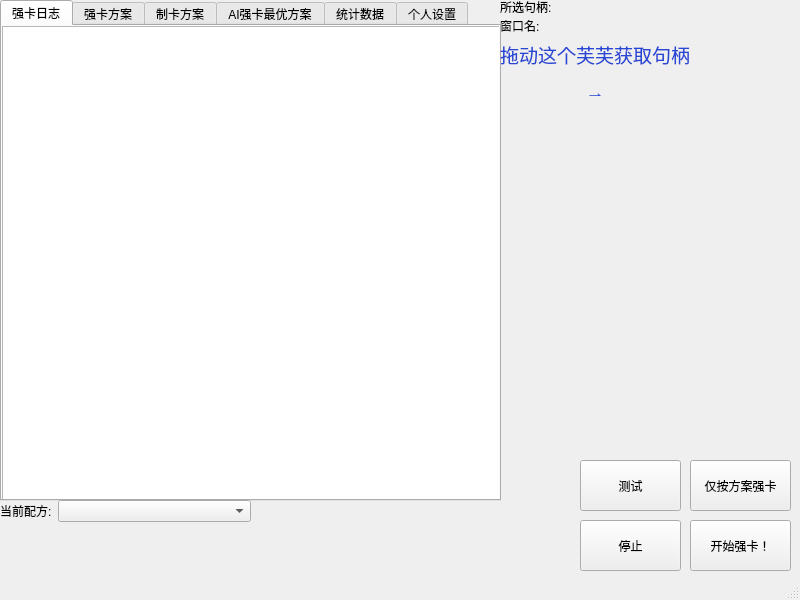
<?xml version="1.0" encoding="UTF-8"?>
<ui version="4.0">
 <class>MainWindow</class>
 <widget class="QMainWindow" name="MainWindow">
  <property name="geometry">
   <rect>
    <x>0</x>
    <y>0</y>
    <width>800</width>
    <height>600</height>
   </rect>
  </property>
  <property name="cursor">
   <cursorShape>ArrowCursor</cursorShape>
  </property>
  <property name="windowTitle">
   <string notr="true">天知强卡器</string>
  </property>
  <property name="tabShape">
   <enum>QTabWidget::Rounded</enum>
  </property>
  <widget class="QWidget" name="centralwidget">
   <widget class="QTabWidget" name="tabWidget">
    <property name="geometry">
     <rect>
      <x>0</x>
      <y>0</y>
      <width>501</width>
      <height>501</height>
     </rect>
    </property>
    <property name="currentIndex">
     <number>0</number>
    </property>
    <widget class="QWidget" name="tab_1">
     <property name="accessibleName">
      <string/>
     </property>
     <attribute name="title">
      <string>强卡日志</string>
     </attribute>
     <widget class="QTextBrowser" name="output_log">
      <property name="geometry">
       <rect>
        <x>0</x>
        <y>0</y>
        <width>501</width>
        <height>481</height>
       </rect>
      </property>
      <property name="html">
       <string>&lt;!DOCTYPE HTML PUBLIC &quot;-//W3C//DTD HTML 4.0//EN&quot; &quot;http://www.w3.org/TR/REC-html40/strict.dtd&quot;&gt;
&lt;html&gt;&lt;head&gt;&lt;meta name=&quot;qrichtext&quot; content=&quot;1&quot; /&gt;&lt;style type=&quot;text/css&quot;&gt;
p, li { white-space: pre-wrap; }
&lt;/style&gt;&lt;/head&gt;&lt;body style=&quot; font-family:'SimSun'; font-size:9pt; font-weight:400; font-style:normal;&quot;&gt;
&lt;p style=&quot;-qt-paragraph-type:empty; margin-top:0px; margin-bottom:0px; margin-left:0px; margin-right:0px; -qt-block-indent:0; text-indent:0px;&quot;&gt;&lt;br /&gt;&lt;/p&gt;&lt;/body&gt;&lt;/html&gt;</string>
      </property>
     </widget>
    </widget>
    <widget class="QWidget" name="tab_2">
     <attribute name="title">
      <string>强卡方案</string>
     </attribute>
     <widget class="QWidget" name="layoutWidget">
      <property name="geometry">
       <rect>
        <x>140</x>
        <y>40</y>
        <width>71</width>
        <height>412</height>
       </rect>
      </property>
      <layout class="QVBoxLayout" name="verticalLayout_3">
       <item>
        <widget class="QComboBox" name="subcard2_0"/>
       </item>
       <item>
        <widget class="QComboBox" name="subcard2_1"/>
       </item>
       <item>
        <widget class="QComboBox" name="subcard2_2"/>
       </item>
       <item>
        <widget class="QComboBox" name="subcard2_3"/>
       </item>
       <item>
        <widget class="QComboBox" name="subcard2_4"/>
       </item>
       <item>
        <widget class="QComboBox" name="subcard2_5"/>
       </item>
       <item>
        <widget class="QComboBox" name="subcard2_6"/>
       </item>
       <item>
        <widget class="QComboBox" name="subcard2_7"/>
       </item>
       <item>
        <widget class="QComboBox" name="subcard2_8"/>
       </item>
       <item>
        <widget class="QComboBox" name="subcard2_9"/>
       </item>
       <item>
        <widget class="QComboBox" name="subcard2_10"/>
       </item>
       <item>
        <widget class="QComboBox" name="subcard2_11"/>
       </item>
       <item>
        <widget class="QComboBox" name="subcard2_12"/>
       </item>
       <item>
        <widget class="QComboBox" name="subcard2_13"/>
       </item>
       <item>
        <widget class="QComboBox" name="subcard2_14"/>
       </item>
       <item>
        <widget class="QComboBox" name="subcard2_15"/>
       </item>
      </layout>
     </widget>
     <widget class="QWidget" name="layoutWidget_2">
      <property name="geometry">
       <rect>
        <x>210</x>
        <y>40</y>
        <width>71</width>
        <height>412</height>
       </rect>
      </property>
      <layout class="QVBoxLayout" name="verticalLayout_4">
       <item>
        <widget class="QComboBox" name="subcard3_0"/>
       </item>
       <item>
        <widget class="QComboBox" name="subcard3_1"/>
       </item>
       <item>
        <widget class="QComboBox" name="subcard3_2"/>
       </item>
       <item>
        <widget class="QComboBox" name="subcard3_3"/>
       </item>
       <item>
        <widget class="QComboBox" name="subcard3_4"/>
       </item>
       <item>
        <widget class="QComboBox" name="subcard3_5"/>
       </item>
       <item>
        <widget class="QComboBox" name="subcard3_6"/>
       </item>
       <item>
        <widget class="QComboBox" name="subcard3_7"/>
       </item>
       <item>
        <widget class="QComboBox" name="subcard3_8"/>
       </item>
       <item>
        <widget class="QComboBox" name="subcard3_9"/>
       </item>
       <item>
        <widget class="QComboBox" name="subcard3_10"/>
       </item>
       <item>
        <widget class="QComboBox" name="subcard3_11"/>
       </item>
       <item>
        <widget class="QComboBox" name="subcard3_12"/>
       </item>
       <item>
        <widget class="QComboBox" name="subcard3_13"/>
       </item>
       <item>
        <widget class="QComboBox" name="subcard3_14"/>
       </item>
       <item>
        <widget class="QComboBox" name="subcard3_15"/>
       </item>
      </layout>
     </widget>
     <widget class="QWidget" name="layoutWidget_3">
      <property name="geometry">
       <rect>
        <x>300</x>
        <y>40</y>
        <width>71</width>
        <height>412</height>
       </rect>
      </property>
      <layout class="QVBoxLayout" name="verticalLayout_5">
       <item>
        <widget class="QComboBox" name="clover0"/>
       </item>
       <item>
        <widget class="QComboBox" name="clover1"/>
       </item>
       <item>
        <widget class="QComboBox" name="clover2"/>
       </item>
       <item>
        <widget class="QComboBox" name="clover3"/>
       </item>
       <item>
        <widget class="QComboBox" name="clover4"/>
       </item>
       <item>
        <widget class="QComboBox" name="clover5"/>
       </item>
       <item>
        <widget class="QComboBox" name="clover6"/>
       </item>
       <item>
        <widget class="QComboBox" name="clover7"/>
       </item>
       <item>
        <widget class="QComboBox" name="clover8"/>
       </item>
       <item>
        <widget class="QComboBox" name="clover9"/>
       </item>
       <item>
        <widget class="QComboBox" name="clover10"/>
       </item>
       <item>
        <widget class="QComboBox" name="clover11"/>
       </item>
       <item>
        <widget class="QComboBox" name="clover12"/>
       </item>
       <item>
        <widget class="QComboBox" name="clover13"/>
       </item>
       <item>
        <widget class="QComboBox" name="clover14"/>
       </item>
       <item>
        <widget class="QComboBox" name="clover15"/>
       </item>
      </layout>
     </widget>
     <widget class="QComboBox" name="comboBox_65">
      <property name="geometry">
       <rect>
        <x>390</x>
        <y>40</y>
        <width>69</width>
        <height>22</height>
       </rect>
      </property>
     </widget>
     <widget class="QLabel" name="label_27">
      <property name="geometry">
       <rect>
        <x>390</x>
        <y>70</y>
        <width>54</width>
        <height>12</height>
       </rect>
      </property>
      <property name="text">
       <string>伙伴介绍：</string>
      </property>
     </widget>
     <widget class="QWidget" name="layoutWidget">
      <property name="geometry">
       <rect>
        <x>10</x>
        <y>40</y>
        <width>56</width>
        <height>411</height>
       </rect>
      </property>
      <layout class="QVBoxLayout" name="verticalLayout">
       <item>
        <widget class="QLabel" name="label_11">
         <property name="minimumSize">
          <size>
           <width>54</width>
           <height>0</height>
          </size>
         </property>
         <property name="text">
          <string>&lt;html&gt;&lt;head/&gt;&lt;body&gt;&lt;p align=&quot;center&quot;&gt;0-1&lt;/p&gt;&lt;/body&gt;&lt;/html&gt;</string>
         </property>
        </widget>
       </item>
       <item>
        <widget class="QLabel" name="label_12">
         <property name="minimumSize">
          <size>
           <width>54</width>
           <height>0</height>
          </size>
         </property>
         <property name="text">
          <string>&lt;html&gt;&lt;head/&gt;&lt;body&gt;&lt;p align=&quot;center&quot;&gt;1-2&lt;/p&gt;&lt;/body&gt;&lt;/html&gt;</string>
         </property>
        </widget>
       </item>
       <item>
        <widget class="QLabel" name="label_13">
         <property name="minimumSize">
          <size>
           <width>54</width>
           <height>0</height>
          </size>
         </property>
         <property name="text">
          <string>&lt;html&gt;&lt;head/&gt;&lt;body&gt;&lt;p align=&quot;center&quot;&gt;2-3&lt;/p&gt;&lt;/body&gt;&lt;/html&gt;</string>
         </property>
        </widget>
       </item>
       <item>
        <widget class="QLabel" name="label_14">
         <property name="minimumSize">
          <size>
           <width>54</width>
           <height>0</height>
          </size>
         </property>
         <property name="text">
          <string>&lt;html&gt;&lt;head/&gt;&lt;body&gt;&lt;p align=&quot;center&quot;&gt;3-4&lt;/p&gt;&lt;/body&gt;&lt;/html&gt;</string>
         </property>
        </widget>
       </item>
       <item>
        <widget class="QLabel" name="label_15">
         <property name="minimumSize">
          <size>
           <width>54</width>
           <height>0</height>
          </size>
         </property>
         <property name="text">
          <string>&lt;html&gt;&lt;head/&gt;&lt;body&gt;&lt;p align=&quot;center&quot;&gt;4-5&lt;/p&gt;&lt;/body&gt;&lt;/html&gt;</string>
         </property>
        </widget>
       </item>
       <item>
        <widget class="QLabel" name="label_16">
         <property name="minimumSize">
          <size>
           <width>54</width>
           <height>0</height>
          </size>
         </property>
         <property name="text">
          <string>&lt;html&gt;&lt;head/&gt;&lt;body&gt;&lt;p align=&quot;center&quot;&gt;5-6&lt;/p&gt;&lt;/body&gt;&lt;/html&gt;</string>
         </property>
        </widget>
       </item>
       <item>
        <widget class="QLabel" name="label_17">
         <property name="minimumSize">
          <size>
           <width>54</width>
           <height>0</height>
          </size>
         </property>
         <property name="text">
          <string>&lt;html&gt;&lt;head/&gt;&lt;body&gt;&lt;p align=&quot;center&quot;&gt;6-7&lt;/p&gt;&lt;/body&gt;&lt;/html&gt;</string>
         </property>
        </widget>
       </item>
       <item>
        <widget class="QLabel" name="label_18">
         <property name="minimumSize">
          <size>
           <width>54</width>
           <height>0</height>
          </size>
         </property>
         <property name="text">
          <string>&lt;html&gt;&lt;head/&gt;&lt;body&gt;&lt;p align=&quot;center&quot;&gt;7-8&lt;/p&gt;&lt;/body&gt;&lt;/html&gt;</string>
         </property>
        </widget>
       </item>
       <item>
        <widget class="QLabel" name="label_19">
         <property name="minimumSize">
          <size>
           <width>54</width>
           <height>0</height>
          </size>
         </property>
         <property name="text">
          <string>&lt;html&gt;&lt;head/&gt;&lt;body&gt;&lt;p align=&quot;center&quot;&gt;8-9&lt;/p&gt;&lt;/body&gt;&lt;/html&gt;</string>
         </property>
        </widget>
       </item>
       <item>
        <widget class="QLabel" name="label_20">
         <property name="minimumSize">
          <size>
           <width>54</width>
           <height>0</height>
          </size>
         </property>
         <property name="text">
          <string>&lt;html&gt;&lt;head/&gt;&lt;body&gt;&lt;p align=&quot;center&quot;&gt;9-10&lt;/p&gt;&lt;/body&gt;&lt;/html&gt;</string>
         </property>
        </widget>
       </item>
       <item>
        <widget class="QLabel" name="label_21">
         <property name="text">
          <string>&lt;html&gt;&lt;head/&gt;&lt;body&gt;&lt;p align=&quot;center&quot;&gt;10-11&lt;/p&gt;&lt;/body&gt;&lt;/html&gt;</string>
         </property>
        </widget>
       </item>
       <item>
        <widget class="QLabel" name="label_22">
         <property name="text">
          <string>&lt;html&gt;&lt;head/&gt;&lt;body&gt;&lt;p align=&quot;center&quot;&gt;11-12&lt;/p&gt;&lt;/body&gt;&lt;/html&gt;</string>
         </property>
        </widget>
       </item>
       <item>
        <widget class="QLabel" name="label_26">
         <property name="text">
          <string>&lt;html&gt;&lt;head/&gt;&lt;body&gt;&lt;p align=&quot;center&quot;&gt;12-13&lt;/p&gt;&lt;/body&gt;&lt;/html&gt;</string>
         </property>
        </widget>
       </item>
       <item>
        <widget class="QLabel" name="label_23">
         <property name="text">
          <string>&lt;html&gt;&lt;head/&gt;&lt;body&gt;&lt;p align=&quot;center&quot;&gt;13-14&lt;/p&gt;&lt;/body&gt;&lt;/html&gt;</string>
         </property>
        </widget>
       </item>
       <item>
        <widget class="QLabel" name="label_24">
         <property name="text">
          <string>&lt;html&gt;&lt;head/&gt;&lt;body&gt;&lt;p align=&quot;center&quot;&gt;14-15&lt;/p&gt;&lt;/body&gt;&lt;/html&gt;</string>
         </property>
        </widget>
       </item>
       <item>
        <widget class="QLabel" name="label_25">
         <property name="text">
          <string>&lt;html&gt;&lt;head/&gt;&lt;body&gt;&lt;p align=&quot;center&quot;&gt;15-16&lt;/p&gt;&lt;/body&gt;&lt;/html&gt;</string>
         </property>
        </widget>
       </item>
      </layout>
     </widget>
     <widget class="QWidget" name="layoutWidget">
      <property name="geometry">
       <rect>
        <x>10</x>
        <y>0</y>
        <width>481</width>
        <height>33</height>
       </rect>
      </property>
      <layout class="QHBoxLayout" name="horizontalLayout">
       <item>
        <widget class="QLabel" name="label">
         <property name="text">
          <string>强化类型</string>
         </property>
        </widget>
       </item>
       <item>
        <widget class="QLabel" name="label_6">
         <property name="minimumSize">
          <size>
           <width>69</width>
           <height>31</height>
          </size>
         </property>
         <property name="text">
          <string>副卡1</string>
         </property>
        </widget>
       </item>
       <item>
        <widget class="QLabel" name="label_7">
         <property name="minimumSize">
          <size>
           <width>70</width>
           <height>0</height>
          </size>
         </property>
         <property name="text">
          <string>副卡2</string>
         </property>
        </widget>
       </item>
       <item>
        <widget class="QLabel" name="label_8">
         <property name="minimumSize">
          <size>
           <width>69</width>
           <height>0</height>
          </size>
         </property>
         <property name="text">
          <string>副卡3</string>
         </property>
        </widget>
       </item>
       <item>
        <widget class="QLabel" name="label_9">
         <property name="minimumSize">
          <size>
           <width>69</width>
           <height>0</height>
          </size>
         </property>
         <property name="text">
          <string>四叶草</string>
         </property>
        </widget>
       </item>
       <item>
        <widget class="QLabel" name="label_10">
         <property name="minimumSize">
          <size>
           <width>108</width>
           <height>0</height>
          </size>
         </property>
         <property name="text">
          <string>选择你的强化伙伴！</string>
         </property>
        </widget>
       </item>
      </layout>
     </widget>
     <widget class="QWidget" name="layoutWidget">
      <property name="geometry">
       <rect>
        <x>70</x>
        <y>40</y>
        <width>71</width>
        <height>412</height>
       </rect>
      </property>
      <layout class="QVBoxLayout" name="verticalLayout_2">
       <item>
        <widget class="QComboBox" name="subcard1_0"/>
       </item>
       <item>
        <widget class="QComboBox" name="subcard1_1"/>
       </item>
       <item>
        <widget class="QComboBox" name="subcard1_2"/>
       </item>
       <item>
        <widget class="QComboBox" name="subcard1_3"/>
       </item>
       <item>
        <widget class="QComboBox" name="subcard1_4"/>
       </item>
       <item>
        <widget class="QComboBox" name="subcard1_5"/>
       </item>
       <item>
        <widget class="QComboBox" name="subcard1_6"/>
       </item>
       <item>
        <widget class="QComboBox" name="subcard1_7"/>
       </item>
       <item>
        <widget class="QComboBox" name="subcard1_8"/>
       </item>
       <item>
        <widget class="QComboBox" name="subcard1_9"/>
       </item>
       <item>
        <widget class="QComboBox" name="subcard1_10"/>
       </item>
       <item>
        <widget class="QComboBox" name="subcard1_11"/>
       </item>
       <item>
        <widget class="QComboBox" name="subcard1_12"/>
       </item>
       <item>
        <widget class="QComboBox" name="subcard1_13"/>
       </item>
       <item>
        <widget class="QComboBox" name="subcard1_14"/>
       </item>
       <item>
        <widget class="QComboBox" name="subcard1_15"/>
       </item>
      </layout>
     </widget>
    </widget>
    <widget class="QWidget" name="tab_5">
     <attribute name="title">
      <string>制卡方案</string>
     </attribute>
     <widget class="QLabel" name="label_28">
      <property name="geometry">
       <rect>
        <x>10</x>
        <y>0</y>
        <width>481</width>
        <height>61</height>
       </rect>
      </property>
      <property name="text">
       <string>&lt;html&gt;&lt;head/&gt;&lt;body&gt;&lt;p align=&quot;center&quot;&gt;&lt;span style=&quot; font-size:14pt; color:#0000ff;&quot;&gt;此为每次制卡时，制作的卡片次数&lt;/span&gt;&lt;/p&gt;&lt;p align=&quot;center&quot;&gt;&lt;span style=&quot; font-size:14pt; color:#0000ff;&quot;&gt;请注意自己的香料剩余&lt;/span&gt;&lt;/p&gt;&lt;/body&gt;&lt;/html&gt;</string>
      </property>
     </widget>
     <widget class="QLabel" name="label_39">
      <property name="geometry">
       <rect>
        <x>320</x>
        <y>80</y>
        <width>54</width>
        <height>81</height>
       </rect>
      </property>
      <property name="text">
       <string>香料使用上限占位</string>
      </property>
      <property name="wordWrap">
       <bool>true</bool>
      </property>
     </widget>
     <widget class="QWidget" name="layoutWidget">
      <property name="geometry">
       <rect>
        <x>160</x>
        <y>60</y>
        <width>111</width>
        <height>231</height>
       </rect>
      </property>
      <layout class="QFormLayout" name="formLayout_3">
       <item row="0" column="0">
        <widget class="QLabel" name="label_38">
         <property name="text">
          <string>&lt;html&gt;&lt;head/&gt;&lt;body&gt;&lt;p align=&quot;center&quot;&gt;不放香料&lt;/p&gt;&lt;/body&gt;&lt;/html&gt;</string>
         </property>
        </widget>
       </item>
       <item row="0" column="1">
        <widget class="QSpinBox" name="spice0">
         <property name="suffix">
          <string>次</string>
         </property>
         <property name="minimum">
          <number>0</number>
         </property>
         <property name="maximum">
          <number>28</number>
         </property>
         <property name="value">
          <number>0</number>
         </property>
        </widget>
       </item>
       <item row="1" column="0">
        <widget class="QLabel" name="label_29">
         <property name="text">
          <string>&lt;html&gt;&lt;head/&gt;&lt;body&gt;&lt;p align=&quot;center&quot;&gt;天然香料&lt;/p&gt;&lt;/body&gt;&lt;/html&gt;</string>
         </property>
        </widget>
       </item>
       <item row="1" column="1">
        <widget class="QSpinBox" name="spice1">
         <property name="suffix">
          <string>次</string>
         </property>
         <property name="minimum">
          <number>0</number>
         </property>
         <property name="maximum">
          <number>28</number>
         </property>
         <property name="value">
          <number>0</number>
         </property>
        </widget>
       </item>
       <item row="2" column="0">
        <widget class="QLabel" name="label_30">
         <property name="text">
          <string>&lt;html&gt;&lt;head/&gt;&lt;body&gt;&lt;p align=&quot;center&quot;&gt;上等香料&lt;/p&gt;&lt;/body&gt;&lt;/html&gt;</string>
         </property>
        </widget>
       </item>
       <item row="2" column="1">
        <widget class="QSpinBox" name="spice2">
         <property name="suffix">
          <string>次</string>
         </property>
         <property name="minimum">
          <number>0</number>
         </property>
         <property name="maximum">
          <number>28</number>
         </property>
         <property name="value">
          <number>0</number>
         </property>
        </widget>
       </item>
       <item row="3" column="0">
        <widget class="QLabel" name="label_31">
         <property name="text">
          <string>&lt;html&gt;&lt;head/&gt;&lt;body&gt;&lt;p align=&quot;center&quot;&gt;秘制香料&lt;/p&gt;&lt;/body&gt;&lt;/html&gt;</string>
         </property>
        </widget>
       </item>
       <item row="3" column="1">
        <widget class="QSpinBox" name="spice3">
         <property name="suffix">
          <string>次</string>
         </property>
         <property name="minimum">
          <number>0</number>
         </property>
         <property name="maximum">
          <number>28</number>
         </property>
         <property name="value">
          <number>0</number>
         </property>
        </widget>
       </item>
       <item row="4" column="0">
        <widget class="QLabel" name="label_32">
         <property name="text">
          <string>&lt;html&gt;&lt;head/&gt;&lt;body&gt;&lt;p align=&quot;center&quot;&gt;极品香料&lt;/p&gt;&lt;/body&gt;&lt;/html&gt;</string>
         </property>
        </widget>
       </item>
       <item row="4" column="1">
        <widget class="QSpinBox" name="spice4">
         <property name="suffix">
          <string>次</string>
         </property>
         <property name="minimum">
          <number>0</number>
         </property>
         <property name="maximum">
          <number>28</number>
         </property>
         <property name="value">
          <number>0</number>
         </property>
        </widget>
       </item>
       <item row="5" column="0">
        <widget class="QLabel" name="label_33">
         <property name="text">
          <string>&lt;html&gt;&lt;head/&gt;&lt;body&gt;&lt;p align=&quot;center&quot;&gt;皇室香料&lt;/p&gt;&lt;/body&gt;&lt;/html&gt;</string>
         </property>
        </widget>
       </item>
       <item row="5" column="1">
        <widget class="QSpinBox" name="spice5">
         <property name="suffix">
          <string>次</string>
         </property>
         <property name="minimum">
          <number>0</number>
         </property>
         <property name="maximum">
          <number>28</number>
         </property>
         <property name="value">
          <number>0</number>
         </property>
        </widget>
       </item>
       <item row="6" column="0">
        <widget class="QLabel" name="label_34">
         <property name="text">
          <string>&lt;html&gt;&lt;head/&gt;&lt;body&gt;&lt;p align=&quot;center&quot;&gt;魔幻香料&lt;/p&gt;&lt;/body&gt;&lt;/html&gt;</string>
         </property>
        </widget>
       </item>
       <item row="6" column="1">
        <widget class="QSpinBox" name="spice6">
         <property name="suffix">
          <string>次</string>
         </property>
         <property name="minimum">
          <number>0</number>
         </property>
         <property name="maximum">
          <number>28</number>
         </property>
         <property name="value">
          <number>0</number>
         </property>
        </widget>
       </item>
       <item row="7" column="0">
        <widget class="QLabel" name="label_35">
         <property name="text">
          <string>&lt;html&gt;&lt;head/&gt;&lt;body&gt;&lt;p align=&quot;center&quot;&gt;精灵香料&lt;/p&gt;&lt;/body&gt;&lt;/html&gt;</string>
         </property>
        </widget>
       </item>
       <item row="7" column="1">
        <widget class="QSpinBox" name="spice7">
         <property name="suffix">
          <string>次</string>
         </property>
         <property name="minimum">
          <number>0</number>
         </property>
         <property name="maximum">
          <number>28</number>
         </property>
         <property name="value">
          <number>0</number>
         </property>
        </widget>
       </item>
       <item row="8" column="0">
        <widget class="QLabel" name="label_36">
         <property name="text">
          <string>&lt;html&gt;&lt;head/&gt;&lt;body&gt;&lt;p align=&quot;center&quot;&gt;天使香料&lt;/p&gt;&lt;/body&gt;&lt;/html&gt;</string>
         </property>
        </widget>
       </item>
       <item row="8" column="1">
        <widget class="QSpinBox" name="spice8">
         <property name="suffix">
          <string>次</string>
         </property>
         <property name="minimum">
          <number>0</number>
         </property>
         <property name="maximum">
          <number>28</number>
         </property>
         <property name="value">
          <number>0</number>
         </property>
        </widget>
       </item>
      </layout>
     </widget>
    </widget>
    <widget class="QWidget" name="tab">
     <attribute name="title">
      <string>AI强卡最优方案</string>
     </attribute>
     <widget class="QLabel" name="label_2">
      <property name="geometry">
       <rect>
        <x>0</x>
        <y>0</y>
        <width>491</width>
        <height>321</height>
       </rect>
      </property>
      <property name="text">
       <string>暂未推出，请期待后续版本</string>
      </property>
     </widget>
    </widget>
    <widget class="QWidget" name="tab_3">
     <attribute name="title">
      <string>统计数据</string>
     </attribute>
    </widget>
    <widget class="QWidget" name="tab_4">
     <attribute name="title">
      <string>个人设置</string>
     </attribute>
     <widget class="QWidget" name="layoutWidget">
      <property name="geometry">
       <rect>
        <x>150</x>
        <y>0</y>
        <width>229</width>
        <height>51</height>
       </rect>
      </property>
      <layout class="QVBoxLayout" name="verticalLayout_11">
       <item>
        <widget class="QRadioButton" name="bind_btn">
         <property name="text">
          <string>只强化绑定卡吗？不选则只强化不绑卡</string>
         </property>
         <property name="checked">
          <bool>false</bool>
         </property>
         <property name="autoRepeat">
          <bool>false</bool>
         </property>
         <property name="autoExclusive">
          <bool>false</bool>
         </property>
        </widget>
       </item>
       <item>
        <widget class="QRadioButton" name="bind_btn1">
         <property name="text">
          <string>是否在绑定草用完后使用不绑草？</string>
         </property>
         <property name="autoExclusive">
          <bool>false</bool>
         </property>
        </widget>
       </item>
      </layout>
     </widget>
     <widget class="QWidget" name="layoutWidget">
      <property name="geometry">
       <rect>
        <x>1</x>
        <y>2</y>
        <width>140</width>
        <height>48</height>
       </rect>
      </property>
      <layout class="QFormLayout" name="formLayout_2">
       <item row="0" column="0">
        <widget class="QLabel" name="label_3">
         <property name="text">
          <string>强化最低星级:</string>
         </property>
        </widget>
       </item>
       <item row="0" column="1">
        <widget class="QSpinBox" name="min_level_input">
         <property name="suffix">
          <string>星</string>
         </property>
         <property name="maximum">
          <number>15</number>
         </property>
        </widget>
       </item>
       <item row="1" column="0">
        <widget class="QLabel" name="label_4">
         <property name="text">
          <string>强化最高星级:</string>
         </property>
        </widget>
       </item>
       <item row="1" column="1">
        <widget class="QSpinBox" name="max_level_input">
         <property name="suffix">
          <string>星</string>
         </property>
         <property name="minimum">
          <number>1</number>
         </property>
         <property name="maximum">
          <number>16</number>
         </property>
        </widget>
       </item>
      </layout>
     </widget>
    </widget>
   </widget>
   <widget class="QLabel" name="label_5">
    <property name="geometry">
     <rect>
      <x>500</x>
      <y>40</y>
      <width>190</width>
      <height>56</height>
     </rect>
    </property>
    <property name="text">
     <string>&lt;html&gt;&lt;head/&gt;&lt;body&gt;&lt;p align=&quot;center&quot;&gt;&lt;span style=&quot; font-size:14pt; color:#2747d4;&quot;&gt;拖动这个芙芙获取句柄&lt;/span&gt;&lt;/p&gt;&lt;p align=&quot;center&quot;&gt;&lt;span style=&quot; font-size:14pt; color:#2747d4;&quot;&gt;→&lt;/span&gt;&lt;/p&gt;&lt;/body&gt;&lt;/html&gt;</string>
    </property>
   </widget>
   <widget class="QPushButton" name="startbtn">
    <property name="geometry">
     <rect>
      <x>690</x>
      <y>520</y>
      <width>101</width>
      <height>51</height>
     </rect>
    </property>
    <property name="text">
     <string>开始强卡！</string>
    </property>
   </widget>
   <widget class="QPushButton" name="enhanceronlybtn">
    <property name="geometry">
     <rect>
      <x>690</x>
      <y>460</y>
      <width>101</width>
      <height>51</height>
     </rect>
    </property>
    <property name="text">
     <string>仅按方案强卡</string>
    </property>
   </widget>
   <widget class="QLabel" name="furina">
    <property name="geometry">
     <rect>
      <x>690</x>
      <y>10</y>
      <width>100</width>
      <height>100</height>
     </rect>
    </property>
    <property name="text">
     <string/>
    </property>
   </widget>
   <widget class="QWidget" name="layoutWidget">
    <property name="geometry">
     <rect>
      <x>500</x>
      <y>0</y>
      <width>191</width>
      <height>32</height>
     </rect>
    </property>
    <layout class="QVBoxLayout" name="verticalLayout_6">
     <item>
      <widget class="QLabel" name="handle_label">
       <property name="text">
        <string>所选句柄:</string>
       </property>
      </widget>
     </item>
     <item>
      <widget class="QLabel" name="window_label">
       <property name="text">
        <string>窗口名:</string>
       </property>
      </widget>
     </item>
    </layout>
   </widget>
   <widget class="QWidget" name="layoutWidget">
    <property name="geometry">
     <rect>
      <x>0</x>
      <y>500</y>
      <width>251</width>
      <height>22</height>
     </rect>
    </property>
    <layout class="QFormLayout" name="formLayout">
     <item row="0" column="0">
      <widget class="QLabel" name="label_37">
       <property name="enabled">
        <bool>true</bool>
       </property>
       <property name="text">
        <string>当前配方:</string>
       </property>
      </widget>
     </item>
     <item row="0" column="1">
      <widget class="QComboBox" name="recipe_box"/>
     </item>
    </layout>
   </widget>
   <widget class="QPushButton" name="stopbtn">
    <property name="geometry">
     <rect>
      <x>580</x>
      <y>520</y>
      <width>101</width>
      <height>51</height>
     </rect>
    </property>
    <property name="text">
     <string>停止</string>
    </property>
   </widget>
   <widget class="QPushButton" name="test_btn">
    <property name="geometry">
     <rect>
      <x>580</x>
      <y>460</y>
      <width>101</width>
      <height>51</height>
     </rect>
    </property>
    <property name="text">
     <string>测试</string>
    </property>
   </widget>
  </widget>
  <widget class="QStatusBar" name="statusbar"/>
 </widget>
 <resources/>
 <connections/>
</ui>
